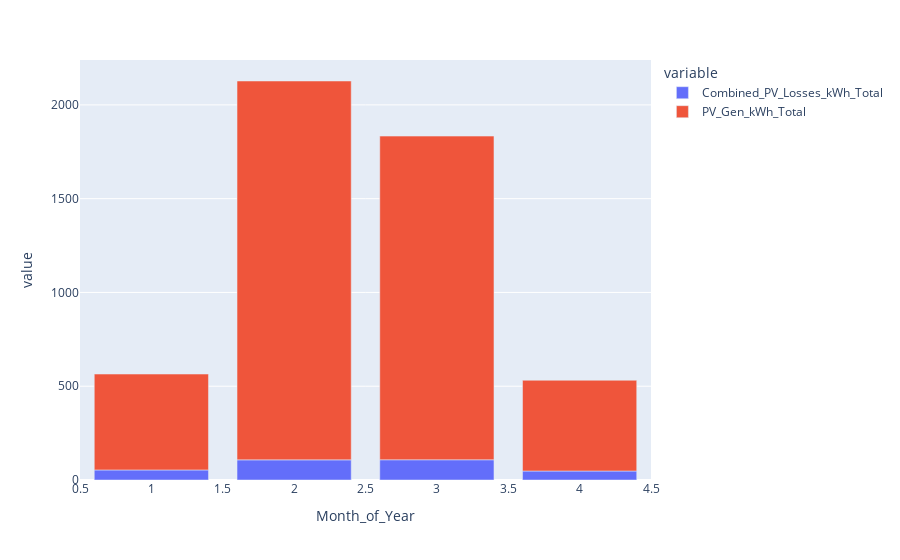

Here is the notebook cell this chart was saved with:
### Code cell
px.bar(pv_model.grouped.quarterly[["Combined_PV_Losses_kWh_Total", "PV_Gen_kWh_Total"]])

### Figure 1 — Plotly figure (JSON) as saved in the notebook; plotly's stock layout.template omitted (floating-point values rounded to 4 significant figures)
{"data": [{"alignmentgroup": "True", "hovertemplate": "variable=Combined_PV_Losses_kWh_Total<br>Month_of_Year=%{x}<br>value=%{y}<extra></extra>", "legendgroup": "Combined_PV_Losses_kWh_Total", "marker": {"color": "#636efa", "pattern": {"shape": ""}}, "name": "Combined_PV_Losses_kWh_Total", "offsetgroup": "Combined_PV_Losses_kWh_Total", "orientation": "v", "showlegend": true, "textposition": "auto", "type": "bar", "x": [1, 2, 3, 4], "xaxis": "x", "y": [53.59, 107.4, 107.8, 47.94], "yaxis": "y"}, {"alignmentgroup": "True", "hovertemplate": "variable=PV_Gen_kWh_Total<br>Month_of_Year=%{x}<br>value=%{y}<extra></extra>", "legendgroup": "PV_Gen_kWh_Total", "marker": {"color": "#EF553B", "pattern": {"shape": ""}}, "name": "PV_Gen_kWh_Total", "offsetgroup": "PV_Gen_kWh_Total", "orientation": "v", "showlegend": true, "textposition": "auto", "type": "bar", "x": [1, 2, 3, 4], "xaxis": "x", "y": [511.3, 2020.0, 1726.0, 484.0], "yaxis": "y"}], "layout": {"barmode": "relative", "legend": {"title": {"text": "variable"}, "tracegroupgap": 0}, "margin": {"t": 60}, "xaxis": {"anchor": "y", "domain": [0, 1], "title": {"text": "Month_of_Year"}}, "yaxis": {"anchor": "x", "domain": [0, 1], "title": {"text": "value"}}}}
